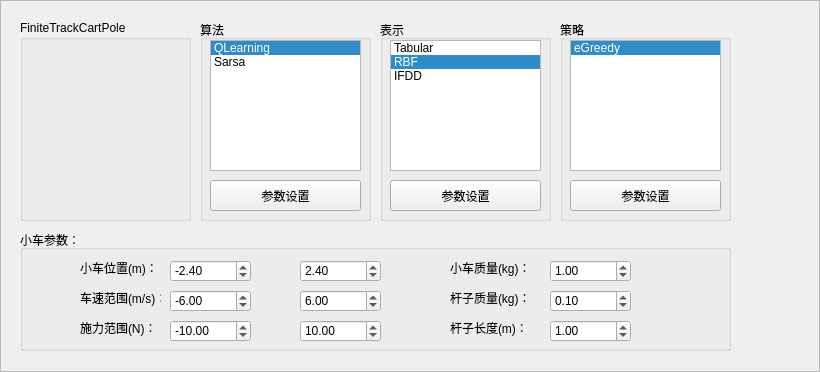
<?xml version="1.0" encoding="UTF-8"?>
<ui version="4.0">
 <class>Frame</class>
 <widget class="QFrame" name="Frame">
  <property name="geometry">
   <rect>
    <x>0</x>
    <y>0</y>
    <width>820</width>
    <height>372</height>
   </rect>
  </property>
  <property name="windowTitle">
   <string>Frame</string>
  </property>
  <property name="frameShape">
   <enum>QFrame::StyledPanel</enum>
  </property>
  <property name="frameShadow">
   <enum>QFrame::Raised</enum>
  </property>
  <widget class="QGroupBox" name="groupBox">
   <property name="geometry">
    <rect>
     <x>20</x>
     <y>20</y>
     <width>171</width>
     <height>201</height>
    </rect>
   </property>
   <property name="title">
    <string>FiniteTrackCartPole</string>
   </property>
  </widget>
  <widget class="QGroupBox" name="groupBox_2">
   <property name="geometry">
    <rect>
     <x>200</x>
     <y>20</y>
     <width>171</width>
     <height>201</height>
    </rect>
   </property>
   <property name="title">
    <string>算法</string>
   </property>
   <widget class="QListWidget" name="lstAgent">
    <property name="geometry">
     <rect>
      <x>10</x>
      <y>20</y>
      <width>151</width>
      <height>131</height>
     </rect>
    </property>
    <property name="currentRow">
     <number>0</number>
    </property>
    <item>
     <property name="text">
      <string>QLearning</string>
     </property>
    </item>
    <item>
     <property name="text">
      <string>Sarsa</string>
     </property>
    </item>
   </widget>
   <widget class="QPushButton" name="btnConfigAgent">
    <property name="geometry">
     <rect>
      <x>10</x>
      <y>160</y>
      <width>151</width>
      <height>31</height>
     </rect>
    </property>
    <property name="text">
     <string>参数设置</string>
    </property>
   </widget>
  </widget>
  <widget class="QGroupBox" name="groupBox_3">
   <property name="geometry">
    <rect>
     <x>380</x>
     <y>20</y>
     <width>171</width>
     <height>201</height>
    </rect>
   </property>
   <property name="title">
    <string>表示</string>
   </property>
   <widget class="QListWidget" name="lstRepresentation">
    <property name="geometry">
     <rect>
      <x>10</x>
      <y>20</y>
      <width>151</width>
      <height>131</height>
     </rect>
    </property>
    <property name="currentRow">
     <number>1</number>
    </property>
    <item>
     <property name="text">
      <string>Tabular</string>
     </property>
    </item>
    <item>
     <property name="text">
      <string>RBF</string>
     </property>
    </item>
    <item>
     <property name="text">
      <string>IFDD</string>
     </property>
    </item>
   </widget>
   <widget class="QPushButton" name="btnConfigRepresentation">
    <property name="geometry">
     <rect>
      <x>10</x>
      <y>160</y>
      <width>151</width>
      <height>31</height>
     </rect>
    </property>
    <property name="text">
     <string>参数设置</string>
    </property>
   </widget>
  </widget>
  <widget class="QGroupBox" name="groupBox_4">
   <property name="geometry">
    <rect>
     <x>560</x>
     <y>20</y>
     <width>171</width>
     <height>201</height>
    </rect>
   </property>
   <property name="title">
    <string>策略</string>
   </property>
   <widget class="QListWidget" name="lstPolicy">
    <property name="geometry">
     <rect>
      <x>10</x>
      <y>20</y>
      <width>151</width>
      <height>131</height>
     </rect>
    </property>
    <property name="currentRow">
     <number>0</number>
    </property>
    <item>
     <property name="text">
      <string>eGreedy</string>
     </property>
    </item>
   </widget>
   <widget class="QPushButton" name="btnConfigPolicy">
    <property name="geometry">
     <rect>
      <x>10</x>
      <y>160</y>
      <width>151</width>
      <height>31</height>
     </rect>
    </property>
    <property name="text">
     <string>参数设置</string>
    </property>
   </widget>
  </widget>
  <widget class="QGroupBox" name="groupBox_5">
   <property name="geometry">
    <rect>
     <x>20</x>
     <y>230</y>
     <width>711</width>
     <height>121</height>
    </rect>
   </property>
   <property name="title">
    <string>小车参数：</string>
   </property>
   <widget class="QLabel" name="label">
    <property name="geometry">
     <rect>
      <x>60</x>
      <y>30</y>
      <width>81</width>
      <height>16</height>
     </rect>
    </property>
    <property name="text">
     <string>小车位置(m)：</string>
    </property>
   </widget>
   <widget class="QLabel" name="label_2">
    <property name="geometry">
     <rect>
      <x>60</x>
      <y>60</y>
      <width>81</width>
      <height>16</height>
     </rect>
    </property>
    <property name="text">
     <string>车速范围(m/s)：</string>
    </property>
   </widget>
   <widget class="QLabel" name="label_3">
    <property name="geometry">
     <rect>
      <x>60</x>
      <y>90</y>
      <width>81</width>
      <height>16</height>
     </rect>
    </property>
    <property name="text">
     <string>施力范围(N)：</string>
    </property>
   </widget>
   <widget class="QLabel" name="label_4">
    <property name="geometry">
     <rect>
      <x>430</x>
      <y>30</y>
      <width>81</width>
      <height>16</height>
     </rect>
    </property>
    <property name="text">
     <string>小车质量(kg)：</string>
    </property>
   </widget>
   <widget class="QLabel" name="label_5">
    <property name="geometry">
     <rect>
      <x>430</x>
      <y>60</y>
      <width>81</width>
      <height>16</height>
     </rect>
    </property>
    <property name="text">
     <string>杆子质量(kg)：</string>
    </property>
   </widget>
   <widget class="QLabel" name="label_6">
    <property name="geometry">
     <rect>
      <x>430</x>
      <y>90</y>
      <width>81</width>
      <height>16</height>
     </rect>
    </property>
    <property name="text">
     <string>杆子长度(m)：</string>
    </property>
   </widget>
   <widget class="QDoubleSpinBox" name="spPosition1">
    <property name="geometry">
     <rect>
      <x>150</x>
      <y>30</y>
      <width>81</width>
      <height>22</height>
     </rect>
    </property>
    <property name="minimum">
     <double>-3.000000000000000</double>
    </property>
    <property name="maximum">
     <double>0.000000000000000</double>
    </property>
    <property name="singleStep">
     <double>0.100000000000000</double>
    </property>
    <property name="value">
     <double>-2.400000000000000</double>
    </property>
   </widget>
   <widget class="QDoubleSpinBox" name="spPosition2">
    <property name="geometry">
     <rect>
      <x>280</x>
      <y>30</y>
      <width>81</width>
      <height>22</height>
     </rect>
    </property>
    <property name="minimum">
     <double>0.000000000000000</double>
    </property>
    <property name="maximum">
     <double>3.000000000000000</double>
    </property>
    <property name="singleStep">
     <double>0.100000000000000</double>
    </property>
    <property name="value">
     <double>2.400000000000000</double>
    </property>
   </widget>
   <widget class="QDoubleSpinBox" name="spVelocity1">
    <property name="geometry">
     <rect>
      <x>150</x>
      <y>60</y>
      <width>81</width>
      <height>22</height>
     </rect>
    </property>
    <property name="minimum">
     <double>-10.000000000000000</double>
    </property>
    <property name="maximum">
     <double>0.000000000000000</double>
    </property>
    <property name="singleStep">
     <double>0.100000000000000</double>
    </property>
    <property name="value">
     <double>-6.000000000000000</double>
    </property>
   </widget>
   <widget class="QDoubleSpinBox" name="spVelocity2">
    <property name="geometry">
     <rect>
      <x>280</x>
      <y>60</y>
      <width>81</width>
      <height>22</height>
     </rect>
    </property>
    <property name="sizePolicy">
     <sizepolicy hsizetype="Ignored" vsizetype="Fixed">
      <horstretch>0</horstretch>
      <verstretch>0</verstretch>
     </sizepolicy>
    </property>
    <property name="minimum">
     <double>0.000000000000000</double>
    </property>
    <property name="maximum">
     <double>10.000000000000000</double>
    </property>
    <property name="singleStep">
     <double>0.100000000000000</double>
    </property>
    <property name="value">
     <double>6.000000000000000</double>
    </property>
   </widget>
   <widget class="QDoubleSpinBox" name="spAvailForce1">
    <property name="geometry">
     <rect>
      <x>150</x>
      <y>90</y>
      <width>81</width>
      <height>22</height>
     </rect>
    </property>
    <property name="minimum">
     <double>-15.000000000000000</double>
    </property>
    <property name="maximum">
     <double>0.000000000000000</double>
    </property>
    <property name="singleStep">
     <double>1.000000000000000</double>
    </property>
    <property name="value">
     <double>-10.000000000000000</double>
    </property>
   </widget>
   <widget class="QDoubleSpinBox" name="spAvailForce2">
    <property name="geometry">
     <rect>
      <x>280</x>
      <y>90</y>
      <width>81</width>
      <height>22</height>
     </rect>
    </property>
    <property name="minimum">
     <double>0.000000000000000</double>
    </property>
    <property name="maximum">
     <double>15.000000000000000</double>
    </property>
    <property name="singleStep">
     <double>1.000000000000000</double>
    </property>
    <property name="value">
     <double>10.000000000000000</double>
    </property>
   </widget>
   <widget class="QDoubleSpinBox" name="spMassCart">
    <property name="geometry">
     <rect>
      <x>530</x>
      <y>30</y>
      <width>81</width>
      <height>22</height>
     </rect>
    </property>
    <property name="minimum">
     <double>0.500000000000000</double>
    </property>
    <property name="maximum">
     <double>1.500000000000000</double>
    </property>
    <property name="singleStep">
     <double>0.100000000000000</double>
    </property>
    <property name="value">
     <double>1.000000000000000</double>
    </property>
   </widget>
   <widget class="QDoubleSpinBox" name="spMassPend">
    <property name="geometry">
     <rect>
      <x>530</x>
      <y>60</y>
      <width>81</width>
      <height>22</height>
     </rect>
    </property>
    <property name="minimum">
     <double>0.010000000000000</double>
    </property>
    <property name="maximum">
     <double>0.500000000000000</double>
    </property>
    <property name="singleStep">
     <double>0.100000000000000</double>
    </property>
    <property name="value">
     <double>0.100000000000000</double>
    </property>
   </widget>
   <widget class="QDoubleSpinBox" name="spLength">
    <property name="geometry">
     <rect>
      <x>530</x>
      <y>90</y>
      <width>81</width>
      <height>22</height>
     </rect>
    </property>
    <property name="minimum">
     <double>0.500000000000000</double>
    </property>
    <property name="maximum">
     <double>1.500000000000000</double>
    </property>
    <property name="singleStep">
     <double>0.100000000000000</double>
    </property>
    <property name="value">
     <double>1.000000000000000</double>
    </property>
   </widget>
  </widget>
 </widget>
 <resources/>
 <connections/>
</ui>
